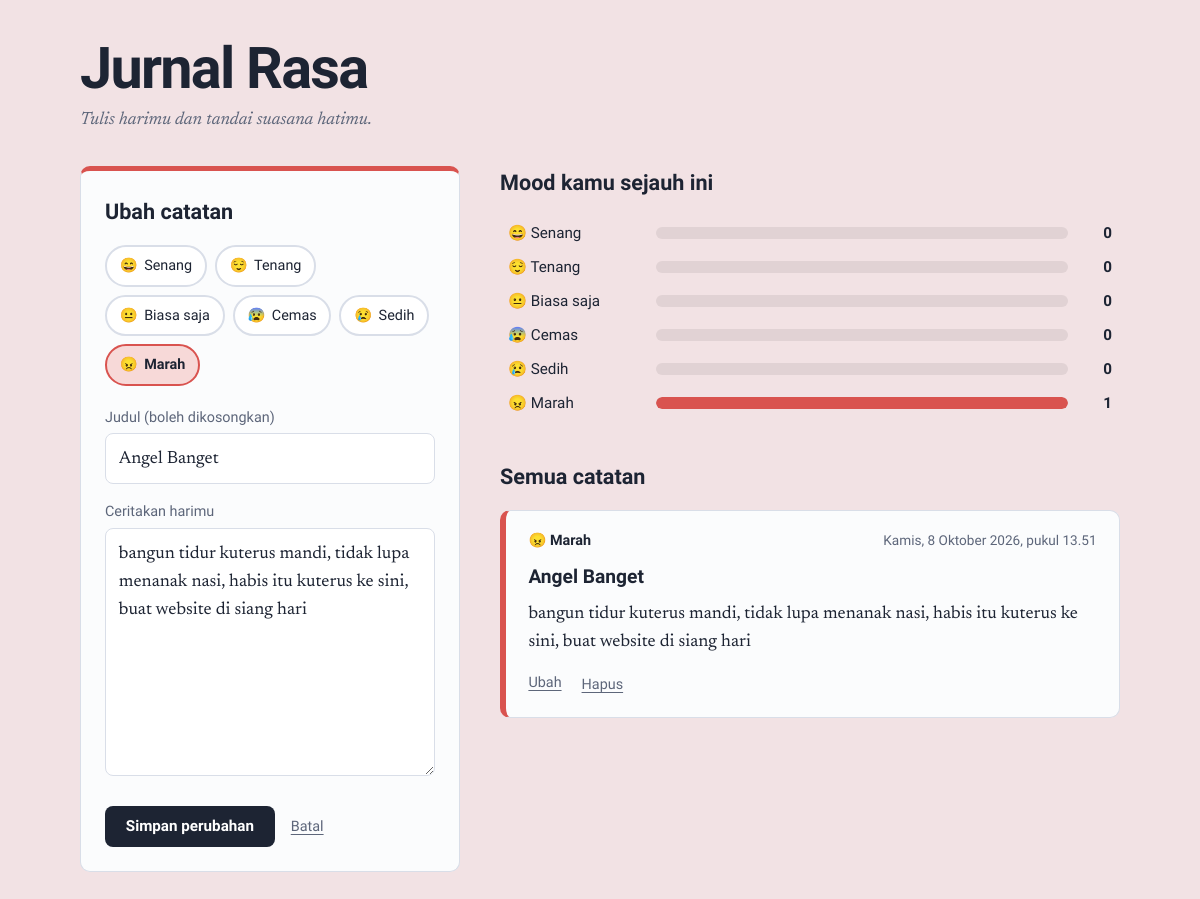
Screenshot of /?ubah=1 with the database file from the repository.
### tables this page shows
CREATE TABLE entries (
                   id INTEGER PRIMARY KEY AUTOINCREMENT,
                   title TEXT,
                   content TEXT NOT NULL,
                   mood TEXT NOT NULL,
                   created_at TEXT NOT NULL
               );

### app.py (the view)
@app.route("/")
def index():
    db = get_db()
    active_mood = request.args.get("mood")
    if active_mood not in MOODS:
        active_mood = None
    if active_mood:
        entries = db.execute(
            "SELECT * FROM entries WHERE mood = ? ORDER BY created_at DESC", (active_mood,)
        ).fetchall()
    else:
        entries = db.execute("SELECT * FROM entries ORDER BY created_at DESC").fetchall()
    counts = {row["mood"]: row["total"] for row in db.execute(
        "SELECT mood, COUNT(*) AS total FROM entries GROUP BY mood")}
    total = sum(counts.values())
    biggest = max(counts.values(), default=1)
    edit = None
    edit_id = request.args.get("ubah", type=int)
    if edit_id:
        edit = db.execute("SELECT * FROM entries WHERE id = ?", (edit_id,)).fetchone()
    return render_template(
        "index.html", moods=MOODS, entries=entries, counts=counts,
        total=total, biggest=biggest, active_mood=active_mood, edit=edit,
    )

### app.py (called while the page is built)
def get_db():
    if "db" not in g:
        g.db = sqlite3.connect(DATABASE)
        g.db.row_factory = sqlite3.Row
    return g.db

@app.template_filter("tanggal")
def format_tanggal(value):
    d = datetime.fromisoformat(value)
    return f"{HARI[d.weekday()]}, {d.day} {BULAN[d.month - 1]} {d.year}, pukul {d:%H.%M}"

### templates/index.html (shortened to what this page needs)
<!doctype html>
<html lang="id">
<head>
  <link rel="stylesheet" href="{{ url_for('static', filename='style.css') }}">
</head>
<body data-mood="{{ edit.mood if edit else '' }}">
  <header class="top">
    <h1>Jurnal Rasa</h1>
    <p>Tulis harimu dan tandai suasana hatimu.</p>
  </header>
  <main class="layout">
    <section class="write" aria-labelledby="write-title">
      <form method="post"
            action="{{ url_for('ubah', entry_id=edit.id) if edit else url_for('tambah') }}">
        <h2 id="write-title">{{ 'Ubah catatan' if edit else 'Bagaimana harimu?' }}</h2>
        <fieldset class="moods">
          {% for key, m in moods.items() %}
          <label class="mood" data-mood="{{ key }}">
            <span class="emoji" aria-hidden="true">{{ m.emoji }}</span>{{ m.label }}
          </label>
          {% endfor %}
        </fieldset>
        <label for="title">Judul (boleh dikosongkan)</label>
        <input id="title" name="title" type="text" maxlength="100"
               value="{{ edit.title if edit else '' }}">
        <label for="content">Ceritakan harimu</label>
        <textarea id="content" name="content" rows="8" required>{{ edit.content if edit else '' }}</textarea>
        <div class="actions">
          <button type="submit">{{ 'Simpan perubahan' if edit else 'Simpan catatan' }}</button>
          {% if edit %}<a class="link" href="{{ url_for('index') }}">Batal</a>{% endif %}
        </div>
      </form>
    </section>
    <div class="read">
      <section class="stats" aria-labelledby="stats-title">
        <h2 id="stats-title">Mood kamu sejauh ini</h2>
        {% if total == 0 %}
          <p class="empty">Belum ada data. Simpan catatan pertamamu untuk melihat grafik mood.</p>
        {% else %}
          <ul>
            {% for key, m in moods.items() %}
            {% set n = counts.get(key, 0) %}
            <li data-mood="{{ key }}" class="{{ 'active' if active_mood == key }}">
              <a href="{{ url_for('index', mood=key) }}">
                <span class="stat-name">{{ m.emoji }} {{ m.label }}</span>
                <span class="bar"><span style="width: {{ (n / biggest * 100) | round }}%"></span></span>
                <span class="stat-num">{{ n }}</span>
              </a>
            </li>
            {% endfor %}
          </ul>
        {% endif %}
      </section>
      <section class="entries" aria-labelledby="entries-title">
        <h2 id="entries-title">
          {% if active_mood %}Catatan: {{ moods[active_mood].label }}{% else %}Semua catatan{% endif %}
        </h2>
        {% for e in entries %}
        <article class="entry" data-mood="{{ e.mood }}">
          <header>
            <span class="badge">{{ moods[e.mood].emoji }} {{ moods[e.mood].label }}</span>
            <time datetime="{{ e.created_at }}">{{ e.created_at | tanggal }}</time>
          </header>
          {% if e.title %}<h3>{{ e.title }}</h3>{% endif %}
          <p>{{ e.content }}</p>
          <footer>
            <a class="link" href="{{ url_for('index', ubah=e.id) }}">Ubah</a>
            <form method="post" action="{{ url_for('hapus', entry_id=e.id) }}" class="inline"
                  data-confirm="Hapus catatan ini?">
              <button type="submit" class="link danger">Hapus</button>
            </form>
          </footer>
        </article>
        {% else %}
          <p class="empty">
            {% if active_mood %}Belum ada catatan dengan mood ini.
            {% else %}Belum ada catatan. Pilih mood di sebelah kiri, lalu mulai menulis.{% endif %}
          </p>
        {% endfor %}
      </section>
    </div>
  </main>
</body>
</html>

### static/style.css (style rules this page uses)
[data-mood="senang"] { --mood: #e9a916; }
[data-mood="tenang"] { --mood: #3aa59a; }
[data-mood="biasa"] { --mood: #8b93a7; }
[data-mood="cemas"] { --mood: #8a6fd1; }
[data-mood="sedih"] { --mood: #4f7fd6; }
[data-mood="marah"] { --mood: #d9534f; }
:root { --ink: #1d2433; --muted: #5d667a; --paper: #fbfcfd; --line: #d9dee8; --radius: 10px; }
* { box-sizing: border-box; }
body { --mood: #8b93a7; margin: 0; color: var(--ink); font-family: "Newsreader", Georgia, serif; font-size: 1.1rem; line-height: 1.6; background: color-mix(in srgb, var(--mood) 13%, #f6f7fa); transition: background-color .5s ease; }
h1, h2, h3, button, label, legend, .badge, time { font-family: "Bricolage Grotesque", system-ui, sans-serif; }
.top { max-width: 1080px; margin: 0 auto; padding: 2.5rem 1.25rem 1rem; }
.top h1 { margin: 0; font-size: clamp(2.2rem, 6vw, 3.6rem); font-weight: 800; letter-spacing: -0.03em; line-height: 1; }
.top p { margin: .5rem 0 0; color: var(--muted); font-style: italic; }
.layout { max-width: 1080px; margin: 0 auto; padding: 1rem 1.25rem 4rem; display: grid; grid-template-columns: 380px 1fr; gap: 2.5rem; align-items: start; }
h2 { font-size: 1.35rem; margin: 0 0 1rem; font-weight: 700; }
.write { position: sticky; top: 1rem; background: var(--paper); border: 1px solid var(--line); border-top: 5px solid var(--mood); border-radius: var(--radius); padding: 1.5rem; }
.moods { border: 0; padding: 0; margin: 0 0 1.25rem; display: flex; flex-wrap: wrap; gap: .5rem; }
.mood { display: inline-flex; align-items: center; gap: .4rem; padding: .45rem .8rem; border-radius: 999px; cursor: pointer; border: 2px solid var(--line); background: #fff; font-size: .9rem; font-weight: 500; color: var(--ink); transition: border-color .2s, background-color .2s; }
.mood:has(input:checked) { border-color: var(--mood); background: color-mix(in srgb, var(--mood) 22%, #fff); font-weight: 700; }
.write label:not(.mood) { display: block; margin: 1rem 0 .3rem; font-size: .9rem; font-weight: 500; color: var(--muted); }
input[type="text"], textarea { width: 100%; padding: .65rem .8rem; border: 1px solid var(--line); border-radius: 8px; background: #fff; font: inherit; color: var(--ink); }
textarea { resize: vertical; }
.actions { display: flex; align-items: center; gap: 1rem; margin-top: 1.25rem; }
button[type="submit"]:not(.link) { padding: .7rem 1.3rem; border: 0; border-radius: 8px; cursor: pointer; background: var(--ink); color: #fff; font-size: .95rem; font-weight: 700; }
.link { background: none; border: 0; padding: 0; cursor: pointer; font-family: "Bricolage Grotesque", system-ui, sans-serif; font-size: .9rem; font-weight: 500; color: var(--muted); text-decoration: underline; text-underline-offset: 3px; }
.stats { margin-bottom: 2.5rem; }
.stats ul { list-style: none; margin: 0 0 .75rem; padding: 0; }
.stats li a { display: grid; grid-template-columns: 8.5rem 1fr 2rem; align-items: center; gap: .75rem; padding: .3rem .5rem; border-radius: 8px; color: inherit; text-decoration: none; font-family: "Bricolage Grotesque", system-ui, sans-serif; font-size: .95rem; }
.bar { height: 12px; background: rgba(0,0,0,.07); border-radius: 99px; overflow: hidden; }
.bar span { display: block; height: 100%; background: var(--mood); border-radius: 99px; transition: width .4s ease; }
.stat-num { text-align: right; font-weight: 700; }
.entry { background: var(--paper); border: 1px solid var(--line); border-left: 6px solid var(--mood); border-radius: var(--radius); padding: 1.1rem 1.4rem; margin-bottom: 1rem; }
.entry header { display: flex; flex-wrap: wrap; justify-content: space-between; gap: .4rem 1rem; align-items: baseline; }
.badge { font-weight: 700; font-size: .9rem; }
time { font-size: .85rem; color: var(--muted); }
.entry h3 { margin: .6rem 0 0; font-size: 1.2rem; }
.entry p { margin: .5rem 0 0; white-space: pre-wrap; max-width: 62ch; }
.entry footer { display: flex; gap: 1.25rem; margin-top: .9rem; }
form.inline { display: inline; }

### rows the page displays
entries: title "Angel Banget", content "bangun tidur kuterus mandi, tidak lupa menanak nasi, habis itu kuterus ke sini, buat website di siang hari", emoji "😠", label "Marah", {{ (n / biggest * 100) | round }} 100.0 (drawn), id "1", mood "😠", mood "Marah", created_at|tanggal "Kamis, 8 Oktober 2026, pukul 13.51"

### other values shown
{{ 'Ubah catatan' if edit else 'Bagaimana harimu?' }} "Ubah catatan"
{{ m.emoji }} "😄" "😌" "😐" "😰" "😢" "😠"
{{ m.label }} "Senang" "Tenang" "Biasa saja" "Cemas" "Sedih" "Marah"
{{ 'Simpan perubahan' if edit else 'Simpan catatan' }} "Simpan perubahan"
{{ m.emoji }} "😄" "😌" "😐" "😰" "😢"
{{ m.label }} "Senang" "Tenang" "Biasa saja" "Cemas" "Sedih"
{{ n }} "0" "0" "0" "0" "0"
